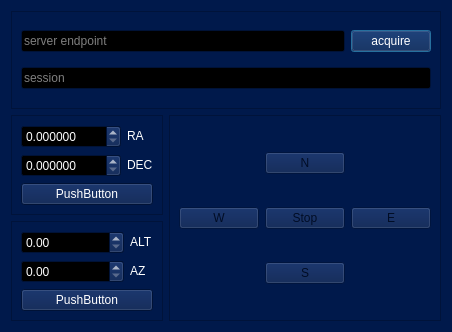
<?xml version="1.0" encoding="UTF-8"?>
<ui version="4.0">
 <class>Dialog</class>
 <widget class="QDialog" name="Dialog">
  <property name="geometry">
   <rect>
    <x>0</x>
    <y>0</y>
    <width>452</width>
    <height>332</height>
   </rect>
  </property>
  <property name="palette">
   <palette>
    <active>
     <colorrole role="WindowText">
      <brush brushstyle="SolidPattern">
       <color alpha="255">
        <red>255</red>
        <green>255</green>
        <blue>255</blue>
       </color>
      </brush>
     </colorrole>
     <colorrole role="Button">
      <brush brushstyle="SolidPattern">
       <color alpha="255">
        <red>0</red>
        <green>25</green>
        <blue>75</blue>
       </color>
      </brush>
     </colorrole>
     <colorrole role="Light">
      <brush brushstyle="SolidPattern">
       <color alpha="255">
        <red>0</red>
        <green>37</green>
        <blue>112</blue>
       </color>
      </brush>
     </colorrole>
     <colorrole role="Midlight">
      <brush brushstyle="SolidPattern">
       <color alpha="255">
        <red>0</red>
        <green>31</green>
        <blue>93</blue>
       </color>
      </brush>
     </colorrole>
     <colorrole role="Dark">
      <brush brushstyle="SolidPattern">
       <color alpha="255">
        <red>0</red>
        <green>12</green>
        <blue>37</blue>
       </color>
      </brush>
     </colorrole>
     <colorrole role="Mid">
      <brush brushstyle="SolidPattern">
       <color alpha="255">
        <red>0</red>
        <green>17</green>
        <blue>50</blue>
       </color>
      </brush>
     </colorrole>
     <colorrole role="Text">
      <brush brushstyle="SolidPattern">
       <color alpha="255">
        <red>255</red>
        <green>255</green>
        <blue>255</blue>
       </color>
      </brush>
     </colorrole>
     <colorrole role="BrightText">
      <brush brushstyle="SolidPattern">
       <color alpha="255">
        <red>255</red>
        <green>255</green>
        <blue>255</blue>
       </color>
      </brush>
     </colorrole>
     <colorrole role="ButtonText">
      <brush brushstyle="SolidPattern">
       <color alpha="255">
        <red>255</red>
        <green>255</green>
        <blue>255</blue>
       </color>
      </brush>
     </colorrole>
     <colorrole role="Base">
      <brush brushstyle="SolidPattern">
       <color alpha="255">
        <red>0</red>
        <green>0</green>
        <blue>0</blue>
       </color>
      </brush>
     </colorrole>
     <colorrole role="Window">
      <brush brushstyle="SolidPattern">
       <color alpha="255">
        <red>0</red>
        <green>25</green>
        <blue>75</blue>
       </color>
      </brush>
     </colorrole>
     <colorrole role="Shadow">
      <brush brushstyle="SolidPattern">
       <color alpha="255">
        <red>0</red>
        <green>0</green>
        <blue>0</blue>
       </color>
      </brush>
     </colorrole>
     <colorrole role="AlternateBase">
      <brush brushstyle="SolidPattern">
       <color alpha="255">
        <red>0</red>
        <green>12</green>
        <blue>37</blue>
       </color>
      </brush>
     </colorrole>
     <colorrole role="ToolTipBase">
      <brush brushstyle="SolidPattern">
       <color alpha="255">
        <red>255</red>
        <green>255</green>
        <blue>220</blue>
       </color>
      </brush>
     </colorrole>
     <colorrole role="ToolTipText">
      <brush brushstyle="SolidPattern">
       <color alpha="255">
        <red>0</red>
        <green>0</green>
        <blue>0</blue>
       </color>
      </brush>
     </colorrole>
     <colorrole role="PlaceholderText">
      <brush brushstyle="SolidPattern">
       <color alpha="127">
        <red>255</red>
        <green>255</green>
        <blue>255</blue>
       </color>
      </brush>
     </colorrole>
     <colorrole role="Accent">
      <brush brushstyle="SolidPattern">
       <color alpha="255">
        <red>0</red>
        <green>0</green>
        <blue>0</blue>
       </color>
      </brush>
     </colorrole>
    </active>
    <inactive>
     <colorrole role="WindowText">
      <brush brushstyle="SolidPattern">
       <color alpha="255">
        <red>255</red>
        <green>255</green>
        <blue>255</blue>
       </color>
      </brush>
     </colorrole>
     <colorrole role="Button">
      <brush brushstyle="SolidPattern">
       <color alpha="255">
        <red>0</red>
        <green>25</green>
        <blue>75</blue>
       </color>
      </brush>
     </colorrole>
     <colorrole role="Light">
      <brush brushstyle="SolidPattern">
       <color alpha="255">
        <red>0</red>
        <green>37</green>
        <blue>112</blue>
       </color>
      </brush>
     </colorrole>
     <colorrole role="Midlight">
      <brush brushstyle="SolidPattern">
       <color alpha="255">
        <red>0</red>
        <green>31</green>
        <blue>93</blue>
       </color>
      </brush>
     </colorrole>
     <colorrole role="Dark">
      <brush brushstyle="SolidPattern">
       <color alpha="255">
        <red>0</red>
        <green>12</green>
        <blue>37</blue>
       </color>
      </brush>
     </colorrole>
     <colorrole role="Mid">
      <brush brushstyle="SolidPattern">
       <color alpha="255">
        <red>0</red>
        <green>17</green>
        <blue>50</blue>
       </color>
      </brush>
     </colorrole>
     <colorrole role="Text">
      <brush brushstyle="SolidPattern">
       <color alpha="255">
        <red>255</red>
        <green>255</green>
        <blue>255</blue>
       </color>
      </brush>
     </colorrole>
     <colorrole role="BrightText">
      <brush brushstyle="SolidPattern">
       <color alpha="255">
        <red>255</red>
        <green>255</green>
        <blue>255</blue>
       </color>
      </brush>
     </colorrole>
     <colorrole role="ButtonText">
      <brush brushstyle="SolidPattern">
       <color alpha="255">
        <red>255</red>
        <green>255</green>
        <blue>255</blue>
       </color>
      </brush>
     </colorrole>
     <colorrole role="Base">
      <brush brushstyle="SolidPattern">
       <color alpha="255">
        <red>0</red>
        <green>0</green>
        <blue>0</blue>
       </color>
      </brush>
     </colorrole>
     <colorrole role="Window">
      <brush brushstyle="SolidPattern">
       <color alpha="255">
        <red>0</red>
        <green>25</green>
        <blue>75</blue>
       </color>
      </brush>
     </colorrole>
     <colorrole role="Shadow">
      <brush brushstyle="SolidPattern">
       <color alpha="255">
        <red>0</red>
        <green>0</green>
        <blue>0</blue>
       </color>
      </brush>
     </colorrole>
     <colorrole role="AlternateBase">
      <brush brushstyle="SolidPattern">
       <color alpha="255">
        <red>0</red>
        <green>12</green>
        <blue>37</blue>
       </color>
      </brush>
     </colorrole>
     <colorrole role="ToolTipBase">
      <brush brushstyle="SolidPattern">
       <color alpha="255">
        <red>255</red>
        <green>255</green>
        <blue>220</blue>
       </color>
      </brush>
     </colorrole>
     <colorrole role="ToolTipText">
      <brush brushstyle="SolidPattern">
       <color alpha="255">
        <red>0</red>
        <green>0</green>
        <blue>0</blue>
       </color>
      </brush>
     </colorrole>
     <colorrole role="PlaceholderText">
      <brush brushstyle="SolidPattern">
       <color alpha="127">
        <red>255</red>
        <green>255</green>
        <blue>255</blue>
       </color>
      </brush>
     </colorrole>
     <colorrole role="Accent">
      <brush brushstyle="SolidPattern">
       <color alpha="255">
        <red>0</red>
        <green>0</green>
        <blue>0</blue>
       </color>
      </brush>
     </colorrole>
    </inactive>
    <disabled>
     <colorrole role="WindowText">
      <brush brushstyle="SolidPattern">
       <color alpha="255">
        <red>0</red>
        <green>12</green>
        <blue>37</blue>
       </color>
      </brush>
     </colorrole>
     <colorrole role="Button">
      <brush brushstyle="SolidPattern">
       <color alpha="255">
        <red>0</red>
        <green>25</green>
        <blue>75</blue>
       </color>
      </brush>
     </colorrole>
     <colorrole role="Light">
      <brush brushstyle="SolidPattern">
       <color alpha="255">
        <red>0</red>
        <green>37</green>
        <blue>112</blue>
       </color>
      </brush>
     </colorrole>
     <colorrole role="Midlight">
      <brush brushstyle="SolidPattern">
       <color alpha="255">
        <red>0</red>
        <green>31</green>
        <blue>93</blue>
       </color>
      </brush>
     </colorrole>
     <colorrole role="Dark">
      <brush brushstyle="SolidPattern">
       <color alpha="255">
        <red>0</red>
        <green>12</green>
        <blue>37</blue>
       </color>
      </brush>
     </colorrole>
     <colorrole role="Mid">
      <brush brushstyle="SolidPattern">
       <color alpha="255">
        <red>0</red>
        <green>17</green>
        <blue>50</blue>
       </color>
      </brush>
     </colorrole>
     <colorrole role="Text">
      <brush brushstyle="SolidPattern">
       <color alpha="255">
        <red>0</red>
        <green>12</green>
        <blue>37</blue>
       </color>
      </brush>
     </colorrole>
     <colorrole role="BrightText">
      <brush brushstyle="SolidPattern">
       <color alpha="255">
        <red>255</red>
        <green>255</green>
        <blue>255</blue>
       </color>
      </brush>
     </colorrole>
     <colorrole role="ButtonText">
      <brush brushstyle="SolidPattern">
       <color alpha="255">
        <red>0</red>
        <green>12</green>
        <blue>37</blue>
       </color>
      </brush>
     </colorrole>
     <colorrole role="Base">
      <brush brushstyle="SolidPattern">
       <color alpha="255">
        <red>0</red>
        <green>25</green>
        <blue>75</blue>
       </color>
      </brush>
     </colorrole>
     <colorrole role="Window">
      <brush brushstyle="SolidPattern">
       <color alpha="255">
        <red>0</red>
        <green>25</green>
        <blue>75</blue>
       </color>
      </brush>
     </colorrole>
     <colorrole role="Shadow">
      <brush brushstyle="SolidPattern">
       <color alpha="255">
        <red>0</red>
        <green>0</green>
        <blue>0</blue>
       </color>
      </brush>
     </colorrole>
     <colorrole role="AlternateBase">
      <brush brushstyle="SolidPattern">
       <color alpha="255">
        <red>0</red>
        <green>25</green>
        <blue>75</blue>
       </color>
      </brush>
     </colorrole>
     <colorrole role="ToolTipBase">
      <brush brushstyle="SolidPattern">
       <color alpha="255">
        <red>255</red>
        <green>255</green>
        <blue>220</blue>
       </color>
      </brush>
     </colorrole>
     <colorrole role="ToolTipText">
      <brush brushstyle="SolidPattern">
       <color alpha="255">
        <red>0</red>
        <green>0</green>
        <blue>0</blue>
       </color>
      </brush>
     </colorrole>
     <colorrole role="PlaceholderText">
      <brush brushstyle="SolidPattern">
       <color alpha="127">
        <red>0</red>
        <green>12</green>
        <blue>37</blue>
       </color>
      </brush>
     </colorrole>
     <colorrole role="Accent">
      <brush brushstyle="SolidPattern">
       <color alpha="255">
        <red>0</red>
        <green>17</green>
        <blue>53</blue>
       </color>
      </brush>
     </colorrole>
    </disabled>
   </palette>
  </property>
  <property name="windowTitle">
   <string>Dialog</string>
  </property>
  <layout class="QGridLayout" name="gridLayout_3">
   <item row="0" column="0" colspan="2">
    <widget class="QFrame" name="frame">
     <property name="frameShape">
      <enum>QFrame::Shape::StyledPanel</enum>
     </property>
     <property name="frameShadow">
      <enum>QFrame::Shadow::Raised</enum>
     </property>
     <layout class="QGridLayout" name="gridLayout">
      <item row="0" column="2">
       <widget class="QPushButton" name="pushButtonAcquire">
        <property name="text">
         <string>acquire</string>
        </property>
        <property name="iconSize">
         <size>
          <width>25</width>
          <height>25</height>
         </size>
        </property>
       </widget>
      </item>
      <item row="0" column="1">
       <widget class="QLineEdit" name="lineEditEndpoint">
        <property name="text">
         <string/>
        </property>
        <property name="placeholderText">
         <string>server endpoint</string>
        </property>
       </widget>
      </item>
      <item row="1" column="1" colspan="2">
       <widget class="QLineEdit" name="lineEditSID">
        <property name="readOnly">
         <bool>true</bool>
        </property>
        <property name="placeholderText">
         <string>session</string>
        </property>
       </widget>
      </item>
     </layout>
    </widget>
   </item>
   <item row="3" column="0">
    <widget class="QFrame" name="frame_2">
     <property name="frameShape">
      <enum>QFrame::Shape::StyledPanel</enum>
     </property>
     <property name="frameShadow">
      <enum>QFrame::Shadow::Raised</enum>
     </property>
     <layout class="QGridLayout" name="gridLayout_5">
      <item row="1" column="1">
       <widget class="QLabel" name="label_4">
        <property name="sizePolicy">
         <sizepolicy hsizetype="Fixed" vsizetype="Fixed">
          <horstretch>0</horstretch>
          <verstretch>0</verstretch>
         </sizepolicy>
        </property>
        <property name="text">
         <string>AZ</string>
        </property>
       </widget>
      </item>
      <item row="0" column="1">
       <widget class="QLabel" name="label_3">
        <property name="sizePolicy">
         <sizepolicy hsizetype="Fixed" vsizetype="Fixed">
          <horstretch>0</horstretch>
          <verstretch>0</verstretch>
         </sizepolicy>
        </property>
        <property name="text">
         <string>ALT</string>
        </property>
       </widget>
      </item>
      <item row="0" column="0">
       <widget class="QDoubleSpinBox" name="doubleSpinBox_3"/>
      </item>
      <item row="1" column="0">
       <widget class="QDoubleSpinBox" name="doubleSpinBox_4"/>
      </item>
      <item row="2" column="0" colspan="2">
       <widget class="QPushButton" name="pushButtonALTAZ">
        <property name="text">
         <string>PushButton</string>
        </property>
        <property name="iconSize">
         <size>
          <width>25</width>
          <height>25</height>
         </size>
        </property>
       </widget>
      </item>
     </layout>
    </widget>
   </item>
   <item row="2" column="0">
    <widget class="QFrame" name="frame_3">
     <property name="frameShape">
      <enum>QFrame::Shape::StyledPanel</enum>
     </property>
     <property name="frameShadow">
      <enum>QFrame::Shadow::Raised</enum>
     </property>
     <layout class="QGridLayout" name="gridLayout_4">
      <item row="0" column="1">
       <widget class="QDoubleSpinBox" name="doubleSpinBox_2">
        <property name="decimals">
         <number>6</number>
        </property>
       </widget>
      </item>
      <item row="3" column="1">
       <widget class="QDoubleSpinBox" name="doubleSpinBox">
        <property name="decimals">
         <number>6</number>
        </property>
       </widget>
      </item>
      <item row="4" column="1" colspan="2">
       <widget class="QPushButton" name="pushButtonRADEC">
        <property name="text">
         <string>PushButton</string>
        </property>
        <property name="iconSize">
         <size>
          <width>25</width>
          <height>25</height>
         </size>
        </property>
       </widget>
      </item>
      <item row="0" column="2">
       <widget class="QLabel" name="label">
        <property name="sizePolicy">
         <sizepolicy hsizetype="Fixed" vsizetype="Fixed">
          <horstretch>0</horstretch>
          <verstretch>0</verstretch>
         </sizepolicy>
        </property>
        <property name="text">
         <string>RA</string>
        </property>
       </widget>
      </item>
      <item row="3" column="2">
       <widget class="QLabel" name="label_2">
        <property name="sizePolicy">
         <sizepolicy hsizetype="Fixed" vsizetype="Fixed">
          <horstretch>0</horstretch>
          <verstretch>0</verstretch>
         </sizepolicy>
        </property>
        <property name="text">
         <string>DEC</string>
        </property>
       </widget>
      </item>
     </layout>
    </widget>
   </item>
   <item row="2" column="1" rowspan="2">
    <widget class="QFrame" name="frameDirections">
     <property name="enabled">
      <bool>false</bool>
     </property>
     <property name="frameShape">
      <enum>QFrame::Shape::StyledPanel</enum>
     </property>
     <property name="frameShadow">
      <enum>QFrame::Shadow::Raised</enum>
     </property>
     <layout class="QGridLayout" name="gridLayout_2">
      <item row="2" column="1">
       <widget class="QPushButton" name="pushButtonS">
        <property name="text">
         <string>S</string>
        </property>
        <property name="iconSize">
         <size>
          <width>25</width>
          <height>25</height>
         </size>
        </property>
       </widget>
      </item>
      <item row="1" column="0">
       <widget class="QPushButton" name="pushButtonW">
        <property name="text">
         <string>W</string>
        </property>
        <property name="iconSize">
         <size>
          <width>25</width>
          <height>25</height>
         </size>
        </property>
       </widget>
      </item>
      <item row="1" column="2">
       <widget class="QPushButton" name="pushButtonE">
        <property name="text">
         <string>E</string>
        </property>
        <property name="iconSize">
         <size>
          <width>25</width>
          <height>25</height>
         </size>
        </property>
       </widget>
      </item>
      <item row="0" column="1">
       <widget class="QPushButton" name="pushButtonN">
        <property name="text">
         <string>N</string>
        </property>
        <property name="iconSize">
         <size>
          <width>25</width>
          <height>25</height>
         </size>
        </property>
       </widget>
      </item>
      <item row="1" column="1">
       <widget class="QPushButton" name="pushButtonStop">
        <property name="text">
         <string>Stop</string>
        </property>
        <property name="iconSize">
         <size>
          <width>25</width>
          <height>25</height>
         </size>
        </property>
       </widget>
      </item>
     </layout>
    </widget>
   </item>
  </layout>
 </widget>
 <tabstops>
  <tabstop>pushButtonN</tabstop>
  <tabstop>pushButtonS</tabstop>
  <tabstop>pushButtonE</tabstop>
  <tabstop>pushButtonW</tabstop>
 </tabstops>
 <resources/>
 <connections/>
</ui>
